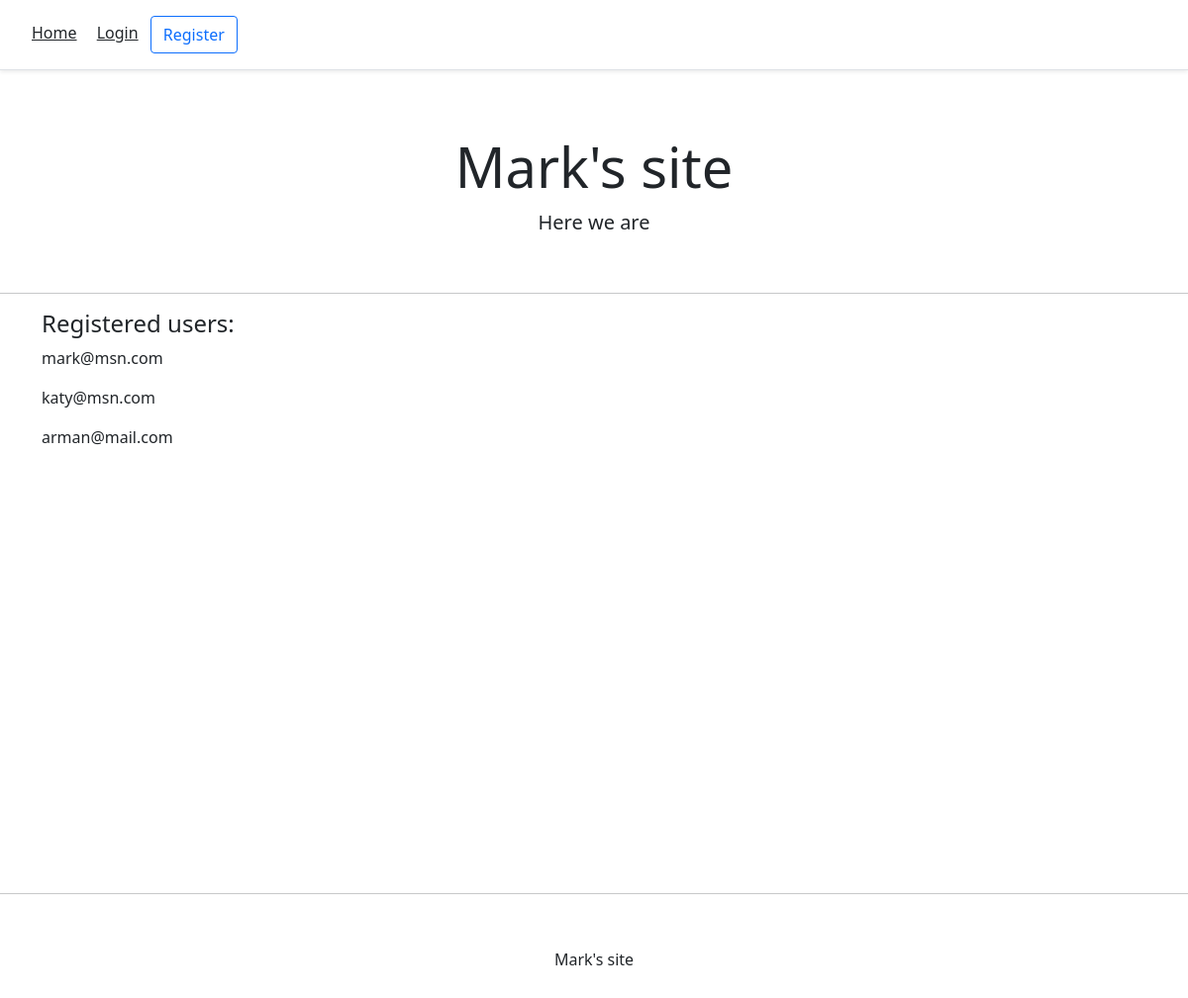
Before: / with the older database file.
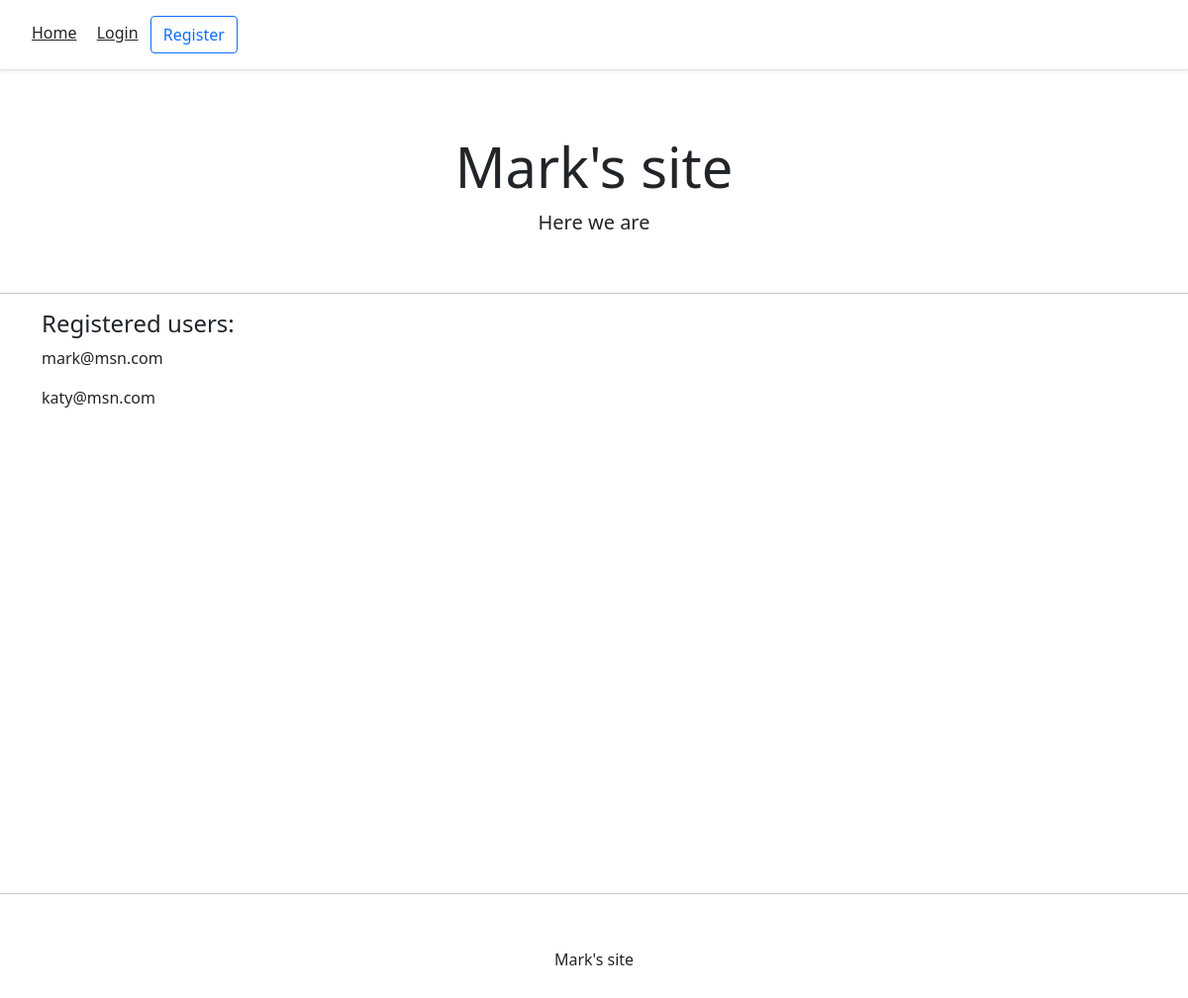
After: the same page with the newer database file.
### lesson_ob/models.py (models this page shows, shortened)
class Account(AbstractBaseUser):
	email 					= models.EmailField(verbose_name="email", max_length=60, unique=True)
	username 				= models.CharField(max_length=30, unique=True)
	forename 				= models.CharField(max_length=60, unique=False)
	surname 				= models.CharField(max_length=60, unique=False)
	date_joined				= models.DateTimeField(verbose_name='date joined', auto_now_add=True)
	last_login				= models.DateTimeField(verbose_name='last login', auto_now=True)
	is_admin				= models.BooleanField(default=False)
	is_active				= models.BooleanField(default=True)
	is_staff				= models.BooleanField(default=False)
	is_superuser			= models.BooleanField(default=False)
	USERNAME_FIELD = 'email'
	REQUIRED_FIELDS = ['username']
	objects = MyAccountManager()
	def __str__(self):
		return self.email

### lesson_ob/views.py (the view)
# urls.py: path('', views.index, name='index'),
def index(request):
    context = {}
    accounts = Account.objects.all()
    context['accounts'] = accounts
    return render(request,"index.html", context)

### lesson_ob/templates/index.html
{% extends 'base.html' %}
{% block content %}
<div class="pricing-header px-3 py-3 pt-md-5 pb-md-4 mx-auto text-center">
  <h1 class="display-4">Mark's site</h1>
  <p class="lead">Here we are</p>
</div>
<hr>
<div class="container">
	<div class="d-flex flex-column">
		<h4>Registered users:</h1>
		{% for user in accounts %}
			<p>{{user}}</p>
		{% endfor %}
	</div>
</div>
{% endblock content %}

Changed rows visible on the page:
removed Account: email "arman@mail.com"
